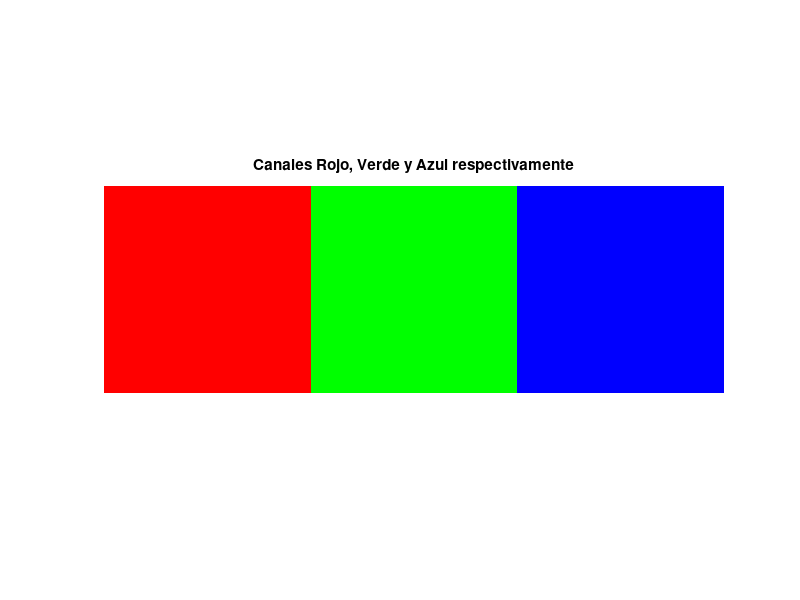

Recreate this plot in MATLAB.
%% Visualización de los canales RGB por separado

% Canal rojo
Red_color = cat(3, ones(100,100), zeros(100,100), zeros(100,100));

% Canal verde
Green_color = cat(3, zeros(100,100), ones(100,100), zeros(100,100));

% Canal azul
Blue_color = cat(3, zeros(100,100), zeros(100,100), ones(100,100));

% Mostramos los tres canales uno al lado del otro
figure;
imshow([Red_color, Green_color, Blue_color]);
title('Canales Rojo, Verde y Azul respectivamente');